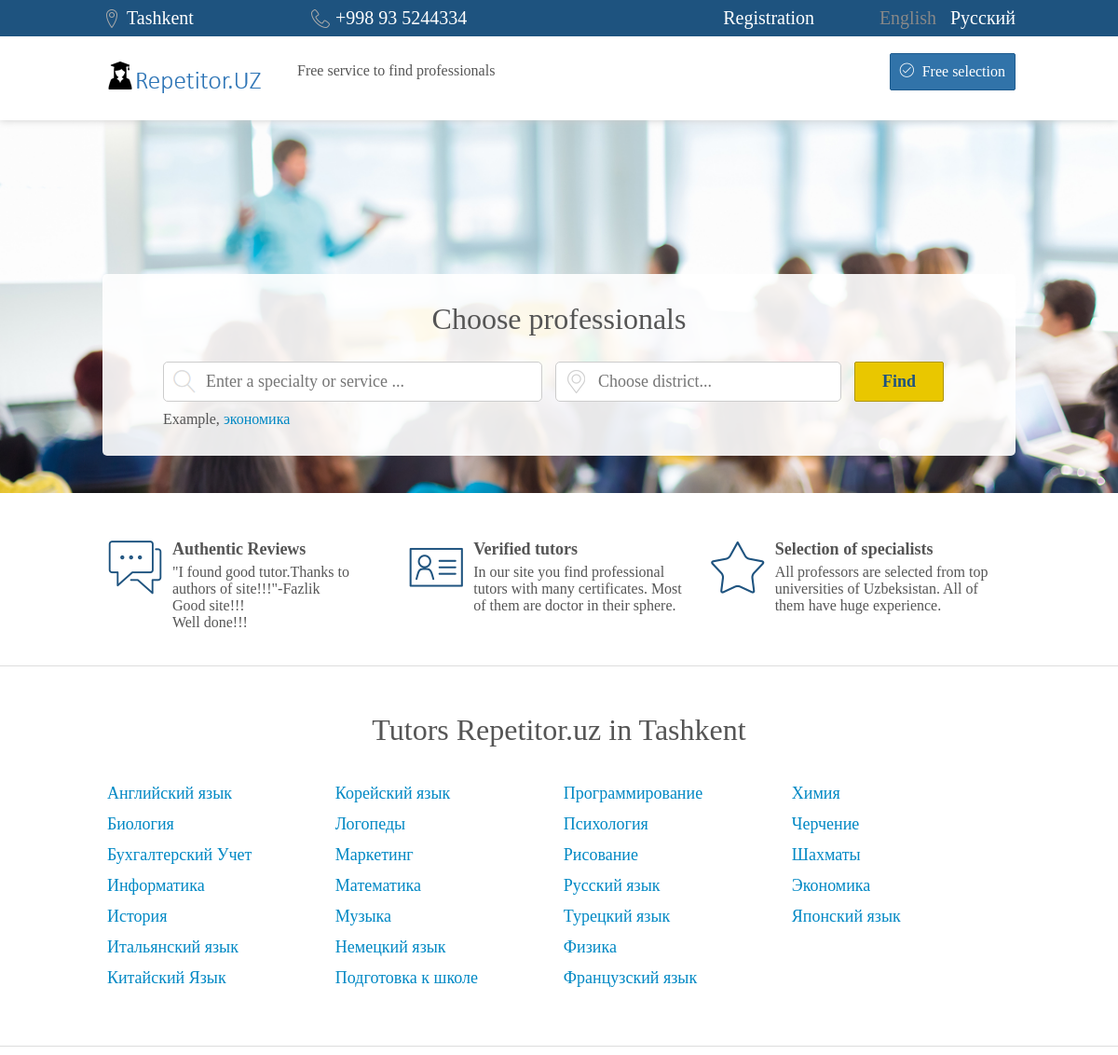
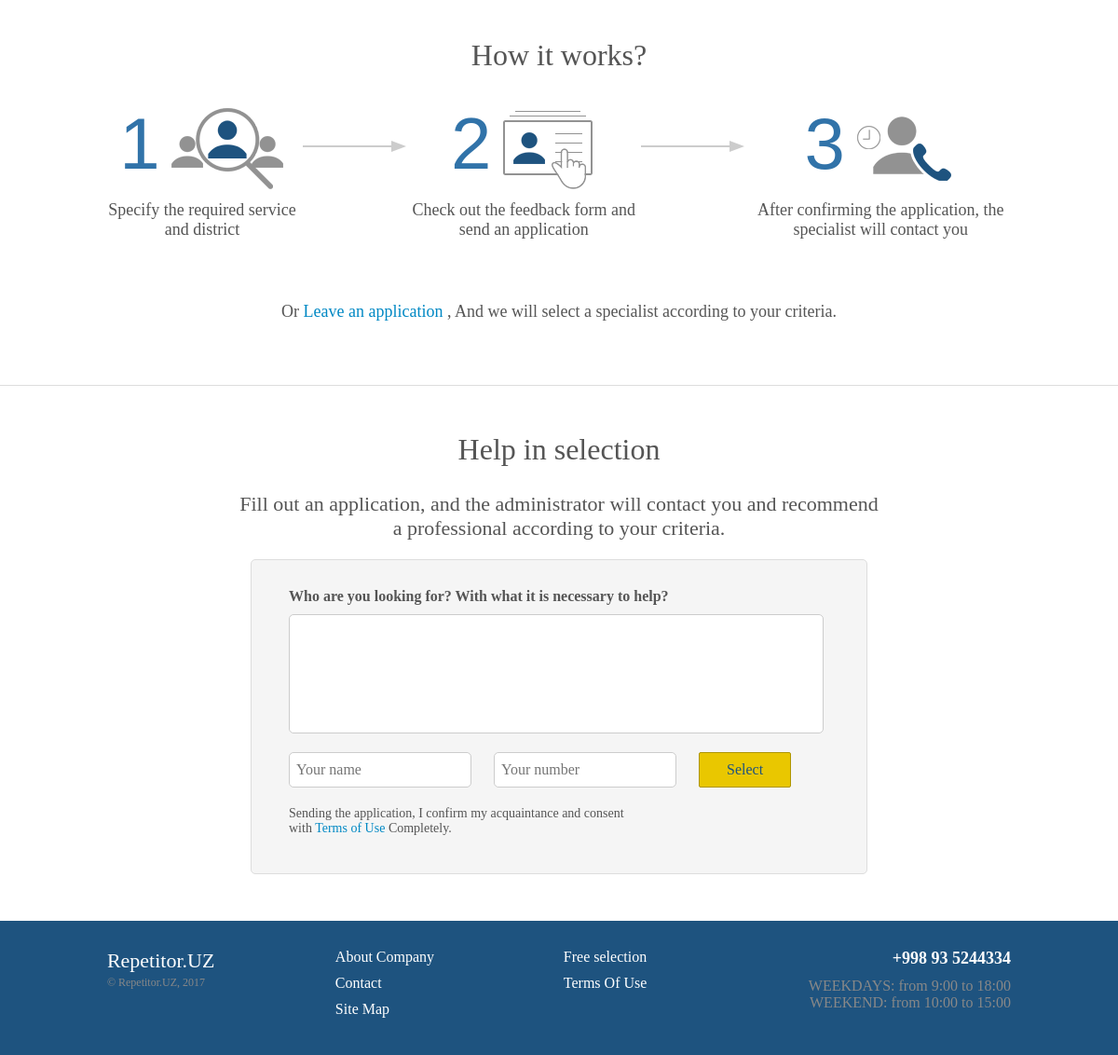
Page /profi.php on the committed database (2 pictures, top to bottom).
### tables this page shows
CREATE TABLE IF NOT EXISTS `subject` (
  `id` int(11) NOT NULL,
  `group_id` int(11) DEFAULT NULL,
  `wordid` varchar(60) NOT NULL,
  `name` varchar(255) DEFAULT NULL,
  `name_uz` varchar(255) DEFAULT NULL,
  `order_by` int(11) DEFAULT NULL
);

### profi.php (called while the page is built, shortened)
<?php
	include("system/classes/system.php");
	include("system/core/main.php");
?>

### system/codes/main/class.php (the view, shortened to what this page needs)
<?php
class Main{
	function show_subjects(){
		$get_sub_list = mysql_query("SELECT * FROM subject ORDER BY id") or die(mysql_error());
		$sub_count = mysql_num_rows($get_sub_list);
		$row_per_col = ceil($sub_count/4);
		$count = 0;
		echo '<div class="grid grid-3"><ul class="nostyle">';
		while($subject = mysql_fetch_array($get_sub_list)){
			if($count == $row_per_col){
				echo '</ul></div><div class="grid grid-3"><ul class="nostyle">';
				$count = 0;
			}
			echo '<li><a href="'.BASE.'subject/'.$subject[wordid].'">'.$subject[name.TIL_SFX].'</a></li>';
			$count ++;
		}
		echo '</ul></div>';
	}
	function example_sub(){
		$get_random_sub = mysql_query("SELECT * FROM subject ORDER BY RAND() LIMIT 1") or die(mysql_error());
		$random_sub = mysql_fetch_array($get_random_sub);
		$sub_name = mb_strtolower($random_sub[name.TIL_SFX], "utf-8");
		echo '<a href="#" target="subject" item="'.$random_sub[id].'">'.$sub_name.'</a>';
	}
}
?>

### system/classes/system.php (shortened to what this page needs)
<?php
class System{
	function browse($page = null){
		if($page == ""){
			$inc = "system/codes/main/index.php";
		} else{
			$inc = "system/codes/$page/index.php";
		}
		if(file_exists($inc)){
			include($inc);
		} else{
			include("system/core/404.php");
		}
	}
	function show_lang(){
		if(isset($_COOKIE['lang']) && $_COOKIE['lang'] == 'uz'){
			echo '<a href="#" id="localize" lang="ru">English</a><span>Русский</span>';
		} else{
			echo '<span>English</span><a href="#" id="localize" lang="uz">Русский</a>';
		}
	}
}
?>

### system/codes/main/index.php (shortened to what this page needs)
<link href="<?=BASE?>lib/css/index.css" rel="stylesheet">
<?php
include('class.php');
$main = new Main;
?>
<section id="hero" class="full">
		<div class="wrapper">
			<div id="search">
				<h2>Choose professionals</h2>
				<div id="form">
					<form action="<?=BASE?>search/" method="post">
						<div class="drop_cont">
							<input type="text" id="subject" name="query" class="input drop_trigger" autocomplete="off" placeholder="Enter a specialty or service ..."/>
								<?php
									$main->subject_list();
									$main->lesson_list();
								?>
						</div>
						<div class="drop_cont">
							<input type="text" id="location" class="input drop_trigger" placeholder="Choose district..."/>
						</div>
						<input type="submit" value="Find"/>
						<span id="example_subject">Example, <?=$main->example_sub()?></span>
					</form>
				</div>
			</div>
		</div>
	</section>
	<section id="features" class="wrapper row">
		<div class="grid grid-4 row">
			<i class="ton-li-speech-buble-3"></i>
			<span class="title">Authentic Reviews</span>
			<span>"I found good tutor.Thanks to authors of site!!!"-Fazlik</span>
			<span>Good site!!!</span>
			<span>Well done!!!</span>
			</div>
		<div class="grid grid-4 row">
			<i class="ton-li-id"></i>
			<span class="title">Verified tutors</span>
			<span>In our site you find professional tutors with many certificates. Most of them are doctor in their sphere.</span>
		</div>
		<div class="grid grid-4 row">
			<i class="ton-li-star-1"></i>
			<span class="title">Selection of specialists</span>
			<span>All professors are selected from top universities of Uzbeksistan. All of them have huge experience.</span>
		</div>
	</section>
	<section id="subjects" class="full">
		<div class="wrapper">
			<h2>Tutors Repetitor.uz in Tashkent</h2>
			<div class="row">
				<?php
					$main->show_subjects();
				?>
			</div>
		</div>
	</section>
	<section id="how_it_works" class="wrapper">
		<h2>How it works?</h2>
		<table>
			<tr>
				<td class="step"><span>1 <img src="<?=BASE?>img/step1.png"/></span></td>
				<td><img src="<?=BASE?>img/arrow.png"/></td>
				<td class="step"><span>2 <img src="<?=BASE?>img/step2.png"/></span></td>
				<td><img src="<?=BASE?>img/arrow.png"/></td>
				<td class="step"><span>3 <img src="<?=BASE?>img/step3.png"/></span></td>
			</tr>
			<tr>
				<td>Specify the required service and district</td>
				<td></td>
				<td>Check out the feedback form and send an application</td>
				<td></td>
				<td>After confirming the application, the specialist will contact you</td>
			</tr>
		</table>
		<p>Or <a href="#order_form">Leave an application </a>, And we will select a specialist according to your criteria.</p>
  </head>
  <body>
	</section>
	<section id="order_form" class="full">
		<div class="wrapper">
			<h2>Help in selection</h2>
			<p>Fill out an application, and the administrator will contact you and recommend a professional according to your criteria.</p>
			<div id="form">
				<h4>Who are you looking for? With what it is necessary to help?</h4>
				<form action="<?=BASE?>order/" method="post">
					<textarea class="input" name="comment" cols="80" rows="6"></textarea>
					<input type="text" name="name" class="input" placeholder="Your name"/>
					<input type="text" name="phone" class="input" placeholder="Your number"/>
					<input type="submit" name="order" value="Select" class="input button"/>
				</form>
				<p>Sending the application, I confirm my acquaintance and consent with <a href="#">Terms of Use</a> Completely.</p>
			</div>
		</div>
	</section>

### system/codes/main/index.php (style rules this page uses)
html, body { height: 100%; margin: 0; padding: 0; }

### rows in the picture
subject: name "экономика", name "Экономика"
subject: name "Английский язык"
subject: name "Биология"
subject: name "Бухгалтерский Учет"
subject: name "Информатика"
subject: name "История"
subject: name "Итальянский язык"
subject: name "Китайский Язык"
subject: name "Корейский язык"
subject: name "Логопеды"
subject: name "Маркетинг"
subject: name "Математика"
subject: name "Музыка"
subject: name "Немецкий язык"
subject: name "Подготовка к школе"
subject: name "Программирование"
subject: name "Психология"
subject: name "Рисование"
subject: name "Русский язык"
subject: name "Турецкий язык"
subject: name "Физика"
subject: name "Французский язык"
subject: name "Химия"
subject: name "Черчение"
subject: name "Шахматы"
subject: name "Японский язык"
